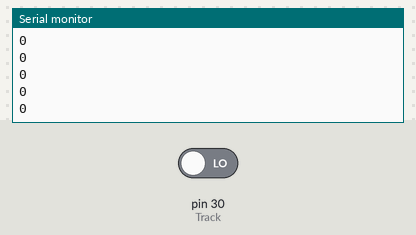
This sketch was run on a simulated Arduino Mega 2560, built with avr-gcc and run on an emulated ATmega2560. On the bench: the last lines printed to the serial monitor. Inputs (shaded band) come from the test bench; at power-on: pin 30 (Track) LOW.

Above: at 1.2 s.
1.3 s: pin 30 (Track) driven HIGH
At 2.1 s:
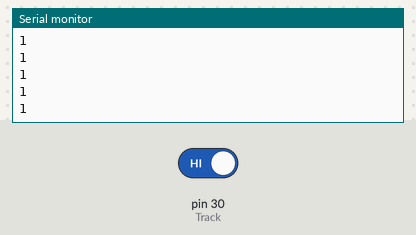
2.8 s: pin 30 (Track) driven LOW
At 3.4 s:
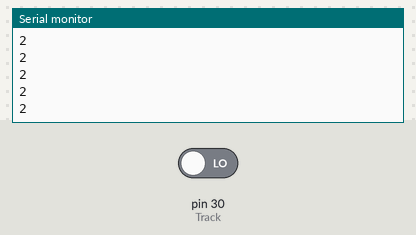
Timing chart, 0 to 5.8 s (numbered marks = the images above; inputs shaded):
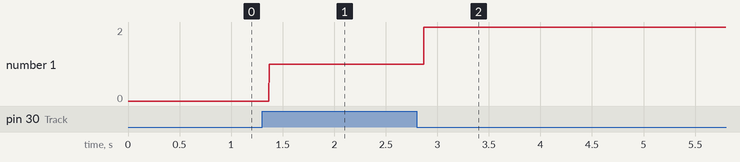

Measured:
- after the input at 1.3 s, the serial monitor: prints a new line after 0.07 s (image 1)
- after the input at 2.8 s, the serial monitor: prints a new line after 0.07 s (image 2)
- plotted number 1: 0 → 1 after the input at 1.3 s, 1 → 2 after the input at 2.8 s

The sketch:

Track14.ino
```cpp
#define Track 30
int T1=0;int T2=0;int PrvT1;
void setup()
{
  Serial.begin(9600);
  pinMode(Track,INPUT);
}

void loop()
{
  PrvT1=T1;
  T1=digitalRead(Track);
  if(T1!=PrvT1)
  {T2++;}
  Serial.println(T2);

}
```
